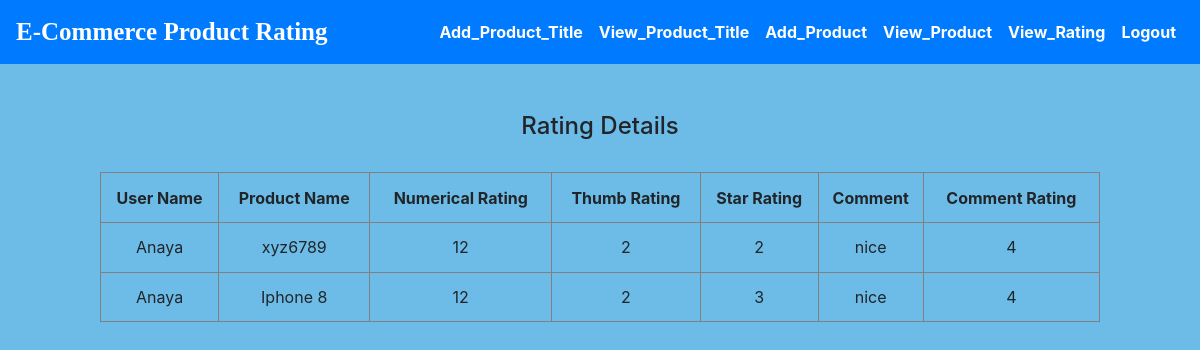
Screenshot of /ViewRating.php with the database file from the repository.
### tables this page shows
CREATE TABLE `rating` (
  `id` int(100) NOT NULL,
  `UserName` varchar(100) NOT NULL,
  `ProductName` varchar(100) NOT NULL,
  `Numerical_rating` int(100) NOT NULL,
  `Thumb_rating` int(100) NOT NULL,
  `Star_rating` int(100) NOT NULL,
  `Comment` varchar(100) NOT NULL,
  `Comment_rating` int(100) NOT NULL
);

### ViewRating.php (the view, shortened to what this page needs)
<!DOCTYPE html>
<html lang="en">
<head>
  <link rel="stylesheet" href="https://maxcdn.bootstrapcdn.com/bootstrap/4.5.2/css/bootstrap.min.css">
</head>
<body  style="background-color:#6CBCE7">
<?php
   include "header/adminheader.php"
?>
 <br><br>
 <center>
<h4>Rating Details</h4>
<br>
                <table border="1" style="width:1000px; height:150px;text-align:center;">
        <tr>
            <th>User Name</th>
            <th>Product Name</th>
           <th>Numerical Rating</th>
           <th>Thumb Rating</th>
           <th>Star Rating</th>
            <th>Comment</th>
          <th>Comment Rating</th>
        </tr>
<?php
include "connection.php";
$query="select * from rating";
$x= mysqli_query($con, $query);
while($row= mysqli_fetch_array($x))
{
        ?>
        <tr>
          <td><?php echo $row['UserName']; ?></td>
            <td><?php echo $row['ProductName']; ?></td>
            <td><?php echo $row['Numerical_rating']; ?></td>
            <td><?php echo $row['Thumb_rating']; ?></td>
            <td><?php echo $row['Star_rating']; ?></td>
            <td><?php echo $row['Comment']; ?></td>
            <td><?php echo $row['Comment_rating']; ?></td>
        </tr>
<?php
}
?>
  </center>
</body>
</html>

### rows the page displays
rating: UserName "Anaya", ProductName "xyz6789", Numerical_rating "12", Thumb_rating "2", Star_rating "2", Comment "nice", Comment_rating "4"
rating: UserName "Anaya", ProductName "Iphone 8", Numerical_rating "12", Thumb_rating "2", Star_rating "3", Comment "nice", Comment_rating "4"
